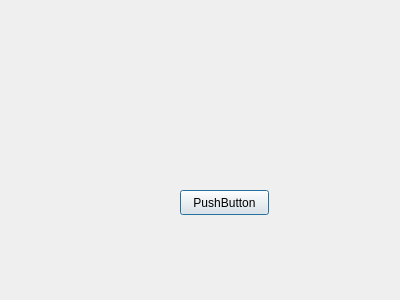
<?xml version="1.0" encoding="UTF-8"?>
<ui version="4.0">
 <class>imgproc</class>
 <widget class="QDialog" name="imgproc">
  <property name="geometry">
   <rect>
    <x>0</x>
    <y>0</y>
    <width>400</width>
    <height>300</height>
   </rect>
  </property>
  <property name="windowTitle">
   <string>Dialog</string>
  </property>
  <widget class="QPushButton" name="testBtn">
   <property name="geometry">
    <rect>
     <x>180</x>
     <y>190</y>
     <width>89</width>
     <height>25</height>
    </rect>
   </property>
   <property name="text">
    <string>PushButton</string>
   </property>
  </widget>
 </widget>
 <resources/>
 <connections/>
</ui>
